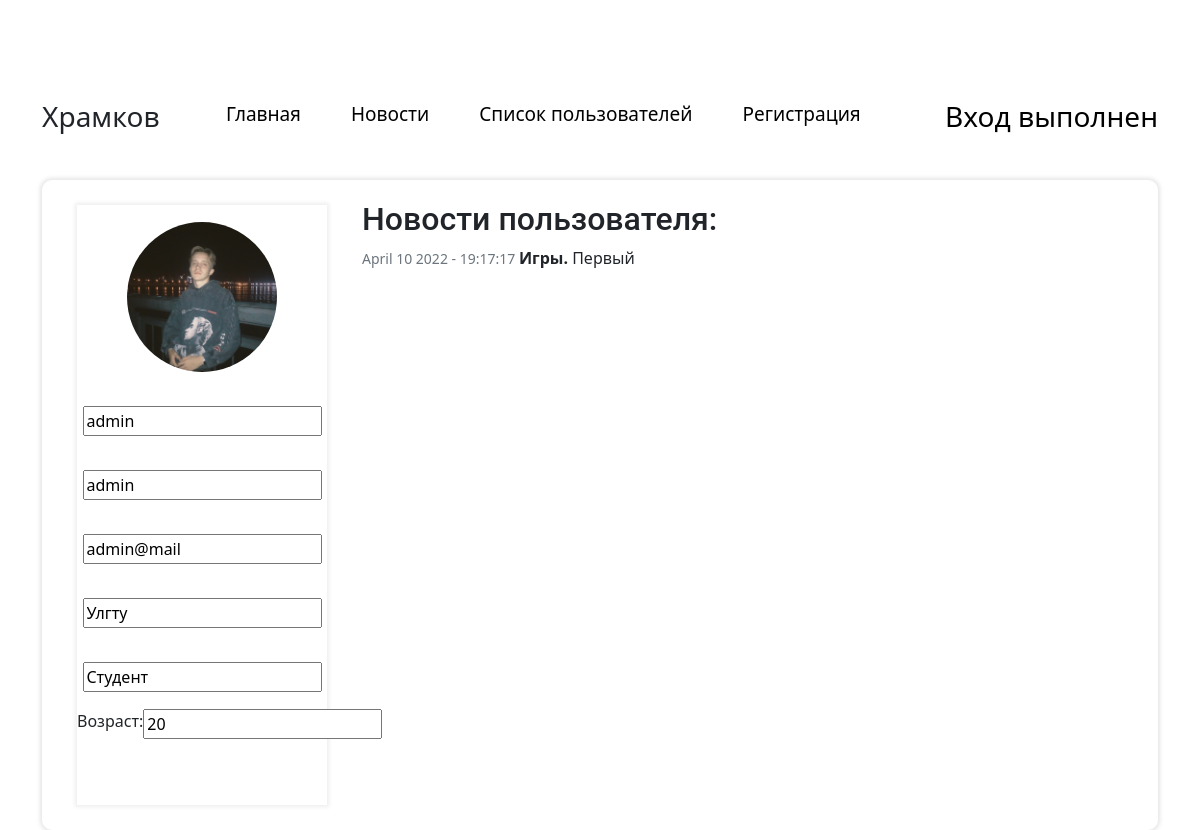
Page /account/?user=admin@mail (signed in) on the committed database.
### lab4.py (models this page shows)
class Users(dbalc.Model):
    id = dbalc.Column(dbalc.Integer, primary_key = True, autoincrement=True)
    name = dbalc.Column(dbalc.String(50), nullable = True)
    surname = dbalc.Column(dbalc.String(50), nullable=True)
    email = dbalc.Column(dbalc.String(50), unique = True)
    age = dbalc.Column(dbalc.Integer, nullable = True)
    work = dbalc.Column(dbalc.String(50), nullable = True)
    post = dbalc.Column(dbalc.String(50), nullable=True)
    password = dbalc.Column(dbalc.String(500), nullable = True)
    photo = dbalc.Column(dbalc.String(500), nullable=True)
    role = dbalc.Column(dbalc.String(50), nullable=True)

class News(dbalc.Model):
    id = dbalc.Column(dbalc.Integer, primary_key=True, autoincrement=True)
    maintext = dbalc.Column(dbalc.String(5000), nullable=True)
    category = dbalc.Column(dbalc.String(100))
    date_created = dbalc.Column(dbalc.DateTime, default=datetime.utcnow())
    user_id = dbalc.Column(dbalc.Integer)

### lab4.py (the view)
@app.route('/account/', methods=['POST', 'GET'])
def account():
    is_adm = False
    if request.method == 'POST':
        user = Users.query.filter_by(email = request.args.get('user')).first()
        user.name = request.form.get('names')
        user.surname = request.form.get('surname')
        dbalc.session.commit()
        return redirect(url_for('users') + '?page=0')
    form1 = loginform.LoginForm()
    if 'login' in session:
        user = Users.query.filter_by(email = request.args.get('user')).first()
        if user:
            if( Users.query.filter_by(email = session['login']).first().role == 'Админ'):
                is_adm = True
            news_of_user = News.query.filter_by(user_id = user.id).order_by(News.date_created.desc()).all()
            return render_template('account.html', user=user, id_sess=session['login'], is_adm=is_adm, news_of_user = news_of_user)
        else:
            abort(404)
    else:
        flash("Авторизируйтесь, чтобы просматривать аккаунты")
        return redirect(url_for('users') + '?page=0')

### loginform.py
class LoginForm(FlaskForm):
    username = StringField('Username', validators=[DataRequired()])
    password = PasswordField('Password', validators=[DataRequired()])

### templates/account.html (shortened to what this page needs)
{% extends 'main.html' %}
{% block body %}
        <div class="table-box2">
        <form class="for_users2" method="POST">
                        <img src="{{ url_for('static', filename = 'photos/'+user.photo) }}"/>
                        <input type="text" value="{{user.name}}" name="names" class="edit_text" {% if user.email|string() != id_sess and is_adm == False %}readonly="True"{% endif %}>
                        <input type="text" value="{{user.surname}}" name="surname" class="edit_text" {% if user.email|string() != id_sess and is_adm == False %}readonly="True"{% endif %}>
                        <input type="email" value="{{user.email}}" name="mail" class="edit_text" readonly="True">
                        <input type="text" value="{{user.work}}" name="work" class="edit_text" {% if user.email|string() != id_sess and is_adm == False %}readonly="True"{% endif %}>
                        <input type="text" value="{{user.post}}" name="post" class="edit_text" {% if user.email|string() != id_sess and is_adm == False %}readonly="True"{% endif %}>
            <div class="input_age">
                        <label>Возраст:</label>
                        <input type="number" value="{{user.age}}" name="age" class="edit_text" {% if user.email|string() != id_sess and is_adm == False %}readonly="True"{% endif %}>
            </div>
        </form>
            <div>
                <h2>Новости пользователя: </h2>
                {% for news in news_of_user %}
                    <p><small class="text-muted">{{news.date_created.strftime('%B %d %Y - %H:%M:%S')}} </small>{% if news.category != "-" and news.category != '' %}<b>{{news.category}}.</b>{% endif %} {{news.maintext}} </p>
                {% endfor %}
            </div>
        </div>
{% endblock %}

### static/css/style.css (style rules this page uses)
body { background-color: #FFFFFF; }
.for_users2 { margin: 0 35px; width: 250px; height: 600px; background-color: white; box-shadow: 0px 0px 4px 2px rgba(0, 0, 0, 0.07); display: flex; flex-direction: column; align-self: center; }
.for_users2 > * { margin: 17px auto; }
.for_users2 img { width: 150px; height: 150px; border-radius: 90px; background-size: cover; }
.input_age { display: flex; margin: 0 auto; }
.table-box2 { width: 100%; margin: 0 auto; height: 650px; background-color: white; box-shadow: 0px 0px 4px 2px rgb(0 0 0 / 10%); border-radius: 10px; display: flex; align-items: flex-start; }
.table-box2 h2 { margin-top: 20px; font-family: 'Roboto', sans-serif; }

### rows in the picture
Users: photo (picture), names "admin", surname "admin", mail "admin@mail", work "Улгту", post "Студент", age "20"
News: date_created "April 10 2022 - 19:17:17", category "Игры", maintext "Первый"
